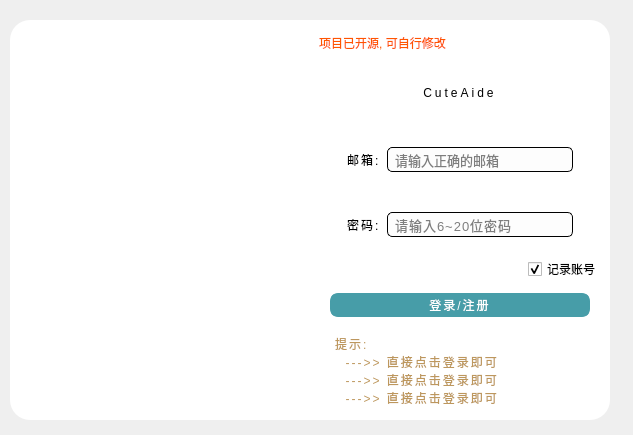
<?xml version="1.0" encoding="UTF-8"?>
<ui version="4.0">
 <class>MainWindow</class>
 <widget class="QMainWindow" name="MainWindow">
  <property name="geometry">
   <rect>
    <x>0</x>
    <y>0</y>
    <width>633</width>
    <height>435</height>
   </rect>
  </property>
  <property name="mouseTracking">
   <bool>true</bool>
  </property>
  <property name="windowTitle">
   <string>MainWindow</string>
  </property>
  <property name="tabShape">
   <enum>QTabWidget::TabShape::Rounded</enum>
  </property>
  <widget class="QWidget" name="centralwidget">
   <widget class="QWidget" name="widget" native="true">
    <property name="geometry">
     <rect>
      <x>10</x>
      <y>20</y>
      <width>600</width>
      <height>400</height>
     </rect>
    </property>
    <property name="minimumSize">
     <size>
      <width>600</width>
      <height>400</height>
     </size>
    </property>
    <property name="maximumSize">
     <size>
      <width>600</width>
      <height>400</height>
     </size>
    </property>
    <property name="styleSheet">
     <string notr="true">#widget{
	border-radius: 20px;
	
	
	background-color: rgb(255, 255, 255);
	border: 1px solid rbg(0,0,0);
}</string>
    </property>
    <layout class="QHBoxLayout" name="horizontalLayout">
     <property name="spacing">
      <number>0</number>
     </property>
     <property name="leftMargin">
      <number>0</number>
     </property>
     <property name="topMargin">
      <number>0</number>
     </property>
     <property name="rightMargin">
      <number>0</number>
     </property>
     <property name="bottomMargin">
      <number>0</number>
     </property>
     <item>
      <widget class="QWidget" name="widget_2" native="true">
       <property name="sizePolicy">
        <sizepolicy hsizetype="Expanding" vsizetype="Preferred">
         <horstretch>1</horstretch>
         <verstretch>0</verstretch>
        </sizepolicy>
       </property>
       <layout class="QHBoxLayout" name="horizontalLayout_2" stretch="0">
        <property name="spacing">
         <number>0</number>
        </property>
        <property name="leftMargin">
         <number>0</number>
        </property>
        <property name="topMargin">
         <number>0</number>
        </property>
        <property name="rightMargin">
         <number>0</number>
        </property>
        <property name="bottomMargin">
         <number>0</number>
        </property>
        <item>
         <widget class="QLabel" name="label">
          <property name="whatsThis">
           <string>请输入</string>
          </property>
          <property name="styleSheet">
           <string notr="true">#label{
	border-top-left-radius: 20px;
	border-bottom-left-radius: 20px;
	
	background-image: url(:/images/resource/images/login_bg.png);
}</string>
          </property>
          <property name="text">
           <string/>
          </property>
          <property name="scaledContents">
           <bool>false</bool>
          </property>
          <property name="wordWrap">
           <bool>false</bool>
          </property>
         </widget>
        </item>
       </layout>
      </widget>
     </item>
     <item>
      <widget class="QWidget" name="widget_3" native="true">
       <property name="sizePolicy">
        <sizepolicy hsizetype="Expanding" vsizetype="Preferred">
         <horstretch>1</horstretch>
         <verstretch>0</verstretch>
        </sizepolicy>
       </property>
       <layout class="QVBoxLayout" name="verticalLayout">
        <property name="spacing">
         <number>0</number>
        </property>
        <property name="leftMargin">
         <number>0</number>
        </property>
        <property name="topMargin">
         <number>0</number>
        </property>
        <property name="rightMargin">
         <number>0</number>
        </property>
        <property name="bottomMargin">
         <number>0</number>
        </property>
        <item>
         <widget class="QFrame" name="frame_4">
          <property name="sizePolicy">
           <sizepolicy hsizetype="Expanding" vsizetype="Preferred">
            <horstretch>0</horstretch>
            <verstretch>1</verstretch>
           </sizepolicy>
          </property>
          <property name="minimumSize">
           <size>
            <width>0</width>
            <height>40</height>
           </size>
          </property>
          <property name="maximumSize">
           <size>
            <width>16777215</width>
            <height>30</height>
           </size>
          </property>
          <property name="styleSheet">
           <string notr="true">#frame_4{
	border-top-right-radius: 20px;
}</string>
          </property>
          <property name="frameShape">
           <enum>QFrame::Shape::StyledPanel</enum>
          </property>
          <property name="frameShadow">
           <enum>QFrame::Shadow::Raised</enum>
          </property>
          <layout class="QHBoxLayout" name="horizontalLayout_9">
           <property name="topMargin">
            <number>5</number>
           </property>
           <property name="rightMargin">
            <number>12</number>
           </property>
           <item>
            <spacer name="horizontalSpacer_9">
             <property name="orientation">
              <enum>Qt::Orientation::Horizontal</enum>
             </property>
             <property name="sizeHint" stdset="0">
              <size>
               <width>40</width>
               <height>20</height>
              </size>
             </property>
            </spacer>
           </item>
           <item>
            <widget class="QPushButton" name="pushButton_4">
             <property name="styleSheet">
              <string notr="true">#pushButton_4{
	border: none;
	font: 700 9pt rgb(255, 0, 0);
	color: rgb(255, 85, 0);
}</string>
             </property>
             <property name="text">
              <string>项目已开源, 可自行修改</string>
             </property>
            </widget>
           </item>
           <item>
            <spacer name="horizontalSpacer_16">
             <property name="orientation">
              <enum>Qt::Orientation::Horizontal</enum>
             </property>
             <property name="sizeHint" stdset="0">
              <size>
               <width>150</width>
               <height>10</height>
              </size>
             </property>
            </spacer>
           </item>
           <item>
            <widget class="QPushButton" name="pushButton_2">
             <property name="minimumSize">
              <size>
               <width>20</width>
               <height>20</height>
              </size>
             </property>
             <property name="maximumSize">
              <size>
               <width>20</width>
               <height>20</height>
              </size>
             </property>
             <property name="styleSheet">
              <string notr="true">QPushButton{
	border-radius:10px;
}

QPushButton:hover{
	background-color:rgb(4, 51, 255);
}

</string>
             </property>
             <property name="text">
              <string/>
             </property>
             <property name="icon">
              <iconset resource="../resource.qrc">
               <normaloff>:/icon/resource/icon/minimize.png</normaloff>:/icon/resource/icon/minimize.png</iconset>
             </property>
             <property name="iconSize">
              <size>
               <width>20</width>
               <height>20</height>
              </size>
             </property>
            </widget>
           </item>
           <item>
            <widget class="QPushButton" name="pushButton_3">
             <property name="minimumSize">
              <size>
               <width>20</width>
               <height>20</height>
              </size>
             </property>
             <property name="maximumSize">
              <size>
               <width>20</width>
               <height>20</height>
              </size>
             </property>
             <property name="styleSheet">
              <string notr="true">QPushButton{
	border-radius:10px;
}

QPushButton:hover{
	background-color:rgb(4, 51, 255);
}
</string>
             </property>
             <property name="text">
              <string/>
             </property>
             <property name="icon">
              <iconset resource="../resource.qrc">
               <normaloff>:/icon/resource/icon/close.png</normaloff>:/icon/resource/icon/close.png</iconset>
             </property>
             <property name="iconSize">
              <size>
               <width>20</width>
               <height>20</height>
              </size>
             </property>
            </widget>
           </item>
          </layout>
         </widget>
        </item>
        <item>
         <widget class="QFrame" name="frame_5">
          <property name="sizePolicy">
           <sizepolicy hsizetype="Expanding" vsizetype="Preferred">
            <horstretch>0</horstretch>
            <verstretch>1</verstretch>
           </sizepolicy>
          </property>
          <property name="maximumSize">
           <size>
            <width>16777215</width>
            <height>16777215</height>
           </size>
          </property>
          <property name="toolTip">
           <string>&lt;html&gt;&lt;head/&gt;&lt;body&gt;&lt;p&gt;请输入6~30位密码&lt;/p&gt;&lt;/body&gt;&lt;/html&gt;</string>
          </property>
          <property name="styleSheet">
           <string notr="true">#frame_5{
	border: none;
}</string>
          </property>
          <property name="frameShape">
           <enum>QFrame::Shape::StyledPanel</enum>
          </property>
          <property name="frameShadow">
           <enum>QFrame::Shadow::Raised</enum>
          </property>
          <layout class="QHBoxLayout" name="horizontalLayout_3">
           <property name="spacing">
            <number>0</number>
           </property>
           <property name="leftMargin">
            <number>0</number>
           </property>
           <property name="topMargin">
            <number>0</number>
           </property>
           <property name="rightMargin">
            <number>0</number>
           </property>
           <property name="bottomMargin">
            <number>0</number>
           </property>
           <item>
            <spacer name="horizontalSpacer">
             <property name="orientation">
              <enum>Qt::Orientation::Horizontal</enum>
             </property>
             <property name="sizeHint" stdset="0">
              <size>
               <width>93</width>
               <height>20</height>
              </size>
             </property>
            </spacer>
           </item>
           <item>
            <widget class="QPushButton" name="pushButton">
             <property name="styleSheet">
              <string notr="true">#pushButton{
	border: none;
	letter-spacing: 3px;
	font: 700 24pt 

}</string>
             </property>
             <property name="text">
              <string>CuteAide</string>
             </property>
            </widget>
           </item>
           <item>
            <spacer name="horizontalSpacer_2">
             <property name="orientation">
              <enum>Qt::Orientation::Horizontal</enum>
             </property>
             <property name="sizeHint" stdset="0">
              <size>
               <width>93</width>
               <height>20</height>
              </size>
             </property>
            </spacer>
           </item>
          </layout>
         </widget>
        </item>
        <item>
         <widget class="QFrame" name="frame_6">
          <property name="sizePolicy">
           <sizepolicy hsizetype="Expanding" vsizetype="Preferred">
            <horstretch>0</horstretch>
            <verstretch>3</verstretch>
           </sizepolicy>
          </property>
          <property name="styleSheet">
           <string notr="true">#frame_6{
	border: none;
}</string>
          </property>
          <property name="frameShape">
           <enum>QFrame::Shape::StyledPanel</enum>
          </property>
          <property name="frameShadow">
           <enum>QFrame::Shadow::Raised</enum>
          </property>
          <layout class="QVBoxLayout" name="verticalLayout_2">
           <property name="spacing">
            <number>0</number>
           </property>
           <property name="leftMargin">
            <number>0</number>
           </property>
           <property name="topMargin">
            <number>0</number>
           </property>
           <property name="rightMargin">
            <number>0</number>
           </property>
           <property name="bottomMargin">
            <number>0</number>
           </property>
           <item>
            <widget class="QFrame" name="frame_7">
             <property name="sizePolicy">
              <sizepolicy hsizetype="Preferred" vsizetype="Preferred">
               <horstretch>0</horstretch>
               <verstretch>1</verstretch>
              </sizepolicy>
             </property>
             <property name="maximumSize">
              <size>
               <width>16777215</width>
               <height>16777215</height>
              </size>
             </property>
             <property name="toolTip">
              <string>请输入6~30位密码</string>
             </property>
             <property name="styleSheet">
              <string notr="true">#frame_7{
	border: none;
}</string>
             </property>
             <property name="frameShape">
              <enum>QFrame::Shape::StyledPanel</enum>
             </property>
             <property name="frameShadow">
              <enum>QFrame::Shadow::Raised</enum>
             </property>
             <layout class="QHBoxLayout" name="horizontalLayout_4">
              <item>
               <spacer name="horizontalSpacer_5">
                <property name="orientation">
                 <enum>Qt::Orientation::Horizontal</enum>
                </property>
                <property name="sizeHint" stdset="0">
                 <size>
                  <width>2</width>
                  <height>20</height>
                 </size>
                </property>
               </spacer>
              </item>
              <item>
               <widget class="QLabel" name="label_2">
                <property name="styleSheet">
                 <string notr="true">#label_2{
	border: none;
	font: 700 16pt;
	letter-spacing: 2px;

}</string>
                </property>
                <property name="text">
                 <string>邮箱:</string>
                </property>
               </widget>
              </item>
              <item>
               <widget class="QLineEdit" name="username">
                <property name="enabled">
                 <bool>false</bool>
                </property>
                <property name="sizePolicy">
                 <sizepolicy hsizetype="Expanding" vsizetype="Fixed">
                  <horstretch>0</horstretch>
                  <verstretch>0</verstretch>
                 </sizepolicy>
                </property>
                <property name="minimumSize">
                 <size>
                  <width>186</width>
                  <height>25</height>
                 </size>
                </property>
                <property name="maximumSize">
                 <size>
                  <width>186</width>
                  <height>16777215</height>
                 </size>
                </property>
                <property name="styleSheet">
                 <string notr="true">QLineEdit{
	font: 10pt;
	background:rgba(253,253,253,1);
	border:1px solid rgb(0, 0, 0);
	border-radius:5px;
	padding-left: 5px;
	padding-right: 5px;
}

QLineEdit:focus{
	border:1px solid rgb(44,169,225);
}</string>
                </property>
                <property name="text">
                 <string/>
                </property>
                <property name="maxLength">
                 <number>30</number>
                </property>
                <property name="echoMode">
                 <enum>QLineEdit::EchoMode::Normal</enum>
                </property>
                <property name="dragEnabled">
                 <bool>false</bool>
                </property>
                <property name="placeholderText">
                 <string>请输入正确的邮箱</string>
                </property>
                <property name="cursorMoveStyle">
                 <enum>Qt::CursorMoveStyle::VisualMoveStyle</enum>
                </property>
                <property name="clearButtonEnabled">
                 <bool>true</bool>
                </property>
               </widget>
              </item>
              <item>
               <spacer name="horizontalSpacer_7">
                <property name="orientation">
                 <enum>Qt::Orientation::Horizontal</enum>
                </property>
                <property name="sizeHint" stdset="0">
                 <size>
                  <width>1</width>
                  <height>20</height>
                 </size>
                </property>
               </spacer>
              </item>
             </layout>
            </widget>
           </item>
           <item>
            <widget class="QFrame" name="frame_8">
             <property name="sizePolicy">
              <sizepolicy hsizetype="Expanding" vsizetype="Preferred">
               <horstretch>0</horstretch>
               <verstretch>1</verstretch>
              </sizepolicy>
             </property>
             <property name="maximumSize">
              <size>
               <width>16777215</width>
               <height>16777215</height>
              </size>
             </property>
             <property name="styleSheet">
              <string notr="true">#frame_8{
	border: none;
}</string>
             </property>
             <property name="frameShape">
              <enum>QFrame::Shape::StyledPanel</enum>
             </property>
             <property name="frameShadow">
              <enum>QFrame::Shadow::Raised</enum>
             </property>
             <layout class="QHBoxLayout" name="horizontalLayout_5">
              <item>
               <spacer name="horizontalSpacer_10">
                <property name="orientation">
                 <enum>Qt::Orientation::Horizontal</enum>
                </property>
                <property name="sizeHint" stdset="0">
                 <size>
                  <width>2</width>
                  <height>20</height>
                 </size>
                </property>
               </spacer>
              </item>
              <item>
               <widget class="QLabel" name="label_3">
                <property name="styleSheet">
                 <string notr="true">#label_3{
border: none;
	font: 700 16pt;
	letter-spacing: 2px;

}</string>
                </property>
                <property name="text">
                 <string>密码:</string>
                </property>
               </widget>
              </item>
              <item>
               <widget class="QLineEdit" name="password">
                <property name="enabled">
                 <bool>false</bool>
                </property>
                <property name="minimumSize">
                 <size>
                  <width>186</width>
                  <height>25</height>
                 </size>
                </property>
                <property name="maximumSize">
                 <size>
                  <width>186</width>
                  <height>16777215</height>
                 </size>
                </property>
                <property name="statusTip">
                 <string/>
                </property>
                <property name="styleSheet">
                 <string notr="true">QLineEdit{
	font: 10pt;
	background:rgba(253,253,253,1);
	border:1px solid rgb(0, 0, 0);
	border-radius:5px;
padding-left: 5px;
	padding-right: 5px;
letter-spacing: 1px;
}

QLineEdit:focus{
	border:1px solid rgb(44,169,225);
}</string>
                </property>
                <property name="inputMask">
                 <string/>
                </property>
                <property name="text">
                 <string/>
                </property>
                <property name="echoMode">
                 <enum>QLineEdit::EchoMode::Password</enum>
                </property>
                <property name="dragEnabled">
                 <bool>false</bool>
                </property>
                <property name="placeholderText">
                 <string>请输入6~20位密码</string>
                </property>
                <property name="cursorMoveStyle">
                 <enum>Qt::CursorMoveStyle::VisualMoveStyle</enum>
                </property>
                <property name="clearButtonEnabled">
                 <bool>true</bool>
                </property>
               </widget>
              </item>
              <item>
               <spacer name="horizontalSpacer_8">
                <property name="orientation">
                 <enum>Qt::Orientation::Horizontal</enum>
                </property>
                <property name="sizeHint" stdset="0">
                 <size>
                  <width>0</width>
                  <height>20</height>
                 </size>
                </property>
               </spacer>
              </item>
             </layout>
            </widget>
           </item>
           <item>
            <widget class="QFrame" name="frame">
             <property name="maximumSize">
              <size>
               <width>16777215</width>
               <height>30</height>
              </size>
             </property>
             <property name="styleSheet">
              <string notr="true">#frame{
	border: none;
}</string>
             </property>
             <property name="frameShape">
              <enum>QFrame::Shape::StyledPanel</enum>
             </property>
             <property name="frameShadow">
              <enum>QFrame::Shadow::Raised</enum>
             </property>
             <layout class="QHBoxLayout" name="horizontalLayout_10">
              <property name="spacing">
               <number>0</number>
              </property>
              <property name="topMargin">
               <number>0</number>
              </property>
              <property name="bottomMargin">
               <number>0</number>
              </property>
              <item>
               <spacer name="horizontalSpacer_6">
                <property name="orientation">
                 <enum>Qt::Orientation::Horizontal</enum>
                </property>
                <property name="sizeHint" stdset="0">
                 <size>
                  <width>218</width>
                  <height>20</height>
                 </size>
                </property>
               </spacer>
              </item>
              <item>
               <widget class="QCheckBox" name="checkBox">
                <property name="text">
                 <string>记录账号</string>
                </property>
                <property name="checked">
                 <bool>true</bool>
                </property>
               </widget>
              </item>
             </layout>
            </widget>
           </item>
           <item>
            <widget class="QFrame" name="frame_9">
             <property name="maximumSize">
              <size>
               <width>16777215</width>
               <height>16777215</height>
              </size>
             </property>
             <property name="styleSheet">
              <string notr="true">#frame_9{
	border-bottom-right-radius: 20px;
}</string>
             </property>
             <property name="frameShape">
              <enum>QFrame::Shape::StyledPanel</enum>
             </property>
             <property name="frameShadow">
              <enum>QFrame::Shadow::Raised</enum>
             </property>
             <layout class="QHBoxLayout" name="horizontalLayout_6">
              <property name="topMargin">
               <number>12</number>
              </property>
              <property name="bottomMargin">
               <number>9</number>
              </property>
              <item>
               <spacer name="horizontalSpacer_3">
                <property name="orientation">
                 <enum>Qt::Orientation::Horizontal</enum>
                </property>
                <property name="sizeHint" stdset="0">
                 <size>
                  <width>21</width>
                  <height>20</height>
                 </size>
                </property>
               </spacer>
              </item>
              <item>
               <widget class="QPushButton" name="login_button">
                <property name="minimumSize">
                 <size>
                  <width>260</width>
                  <height>0</height>
                 </size>
                </property>
                <property name="maximumSize">
                 <size>
                  <width>260</width>
                  <height>16777215</height>
                 </size>
                </property>
                <property name="styleSheet">
                 <string notr="true">#login_button{
	font: 700 24pt &quot;YouSheShaYuFeiTeJianKangTi&quot;;
	background-color: rgb(71,157,168);
	color: rgb(255,255,255);
	border-radius: 8px;
	border: 3px solid rgb(71,157,168);
	letter-spacing: 2px;

}

#login_button:hover{
	background-color: rgb(255,255,255);
	color: rgb(0,0,0);
}

#login_button:pressed{
	padding:8px;
}</string>
                </property>
                <property name="text">
                 <string>登录/注册</string>
                </property>
               </widget>
              </item>
              <item>
               <spacer name="horizontalSpacer_4">
                <property name="orientation">
                 <enum>Qt::Orientation::Horizontal</enum>
                </property>
                <property name="sizeHint" stdset="0">
                 <size>
                  <width>21</width>
                  <height>20</height>
                 </size>
                </property>
               </spacer>
              </item>
             </layout>
            </widget>
           </item>
          </layout>
         </widget>
        </item>
        <item>
         <widget class="QFrame" name="frame_10">
          <property name="sizePolicy">
           <sizepolicy hsizetype="Expanding" vsizetype="Preferred">
            <horstretch>0</horstretch>
            <verstretch>1</verstretch>
           </sizepolicy>
          </property>
          <property name="styleSheet">
           <string notr="true">#frame_10{
	border-bottom-right-radius: 20px;
}</string>
          </property>
          <property name="frameShape">
           <enum>QFrame::Shape::StyledPanel</enum>
          </property>
          <property name="frameShadow">
           <enum>QFrame::Shadow::Raised</enum>
          </property>
          <layout class="QHBoxLayout" name="horizontalLayout_7">
           <property name="bottomMargin">
            <number>13</number>
           </property>
           <item>
            <spacer name="horizontalSpacer_11">
             <property name="orientation">
              <enum>Qt::Orientation::Horizontal</enum>
             </property>
             <property name="sizeHint" stdset="0">
              <size>
               <width>1</width>
               <height>20</height>
              </size>
             </property>
            </spacer>
           </item>
           <item>
            <widget class="QLabel" name="label_4">
             <property name="minimumSize">
              <size>
               <width>250</width>
               <height>0</height>
              </size>
             </property>
             <property name="maximumSize">
              <size>
               <width>250</width>
               <height>16777215</height>
              </size>
             </property>
             <property name="styleSheet">
              <string notr="true">#label_4{	
	
	color: rgb(189, 151, 93);
	letter-spacing: 2px;
	font: 9pt ;
}</string>
             </property>
             <property name="text">
              <string>提示:
  ---&gt;&gt; 直接点击登录即可
  ---&gt;&gt; 直接点击登录即可
  ---&gt;&gt; 直接点击登录即可</string>
             </property>
             <property name="scaledContents">
              <bool>false</bool>
             </property>
             <property name="wordWrap">
              <bool>false</bool>
             </property>
            </widget>
           </item>
           <item>
            <spacer name="horizontalSpacer_12">
             <property name="orientation">
              <enum>Qt::Orientation::Horizontal</enum>
             </property>
             <property name="sizeHint" stdset="0">
              <size>
               <width>1</width>
               <height>20</height>
              </size>
             </property>
            </spacer>
           </item>
          </layout>
         </widget>
        </item>
       </layout>
      </widget>
     </item>
    </layout>
   </widget>
  </widget>
 </widget>
 <resources>
  <include location="../resource.qrc"/>
 </resources>
 <connections>
  <connection>
   <sender>pushButton_3</sender>
   <signal>clicked()</signal>
   <receiver>MainWindow</receiver>
   <slot>close()</slot>
   <hints>
    <hint type="sourcelabel">
     <x>597</x>
     <y>50</y>
    </hint>
    <hint type="destinationlabel">
     <x>577</x>
     <y>6</y>
    </hint>
   </hints>
  </connection>
  <connection>
   <sender>pushButton_2</sender>
   <signal>clicked()</signal>
   <receiver>MainWindow</receiver>
   <slot>showMinimized()</slot>
   <hints>
    <hint type="sourcelabel">
     <x>563</x>
     <y>50</y>
    </hint>
    <hint type="destinationlabel">
     <x>502</x>
     <y>10</y>
    </hint>
   </hints>
  </connection>
 </connections>
</ui>
